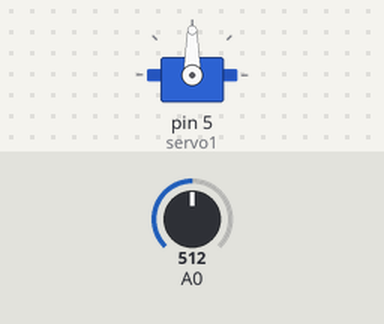
Simulated run of this sketch. Board: Arduino Uno, built with avr-gcc and run on an emulated ATmega328P. Parts: servo. The inputs (shaded band) are chosen by the test bench; at power-on: A0 = 512.

Above: at 1.2 s.
1.3 s: A0 set to 716
At 2.5 s:
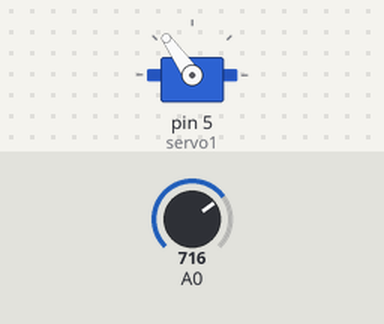
2.8 s: A0 set to 900
At 3.7 s:
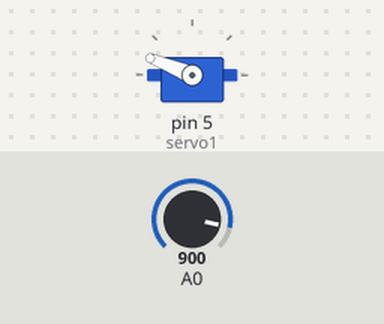
4.3 s: A0 set to 1023
At 4.7 s:
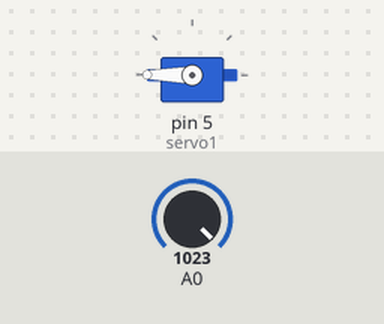
5.8 s: A0 set to 306
At 6.9 s:
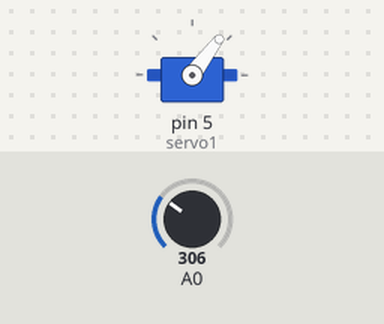
7.3 s: A0 set to 122
At 7.9 s:
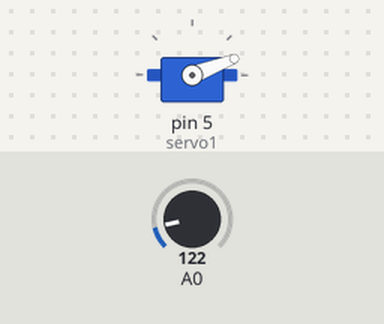
Timing chart, 0 to 9.8 s (numbered marks = the images above; inputs shaded):
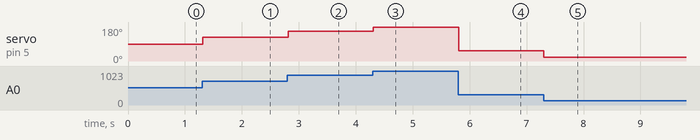

The sketch:

ServoMotor1.ino
```cpp
//Autor: Elvis Tavares
//Programa: Controle de servomotor com potenciometro

// Imagem pojeto: https://imgur.com/GT6TiLW
#include <Servo.h>
Servo servo1;

void setup() {
 servo1.attach(5);// objeto servo 1 anexado ao servo motor no pino 5

}

void loop() {
  int angulo = analogRead(0);///Lê valor do potenciometro
  angulo = map(angulo,0 , 1023, 0, 180);// mudança escala
  servo1.write(angulo);// angulo paa o sevomotor
  delay(20); //espera 20ms para o servo otor atinjir a posição

}
```

Measured:
- after the input at 1.3 s, servo on pin 5 (servo1): 90° → 125° at once
- after the input at 2.8 s, servo on pin 5 (servo1): 125° → 158° at once
- after the input at 4.3 s, servo on pin 5 (servo1): 158° → 180° at once
- after the input at 5.8 s, servo on pin 5 (servo1): 180° → 53° at once
- after the input at 7.3 s, servo on pin 5 (servo1): 53° → 21° at once
